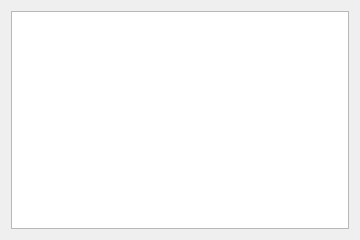
<?xml version="1.0" encoding="UTF-8"?>
<ui version="4.0"><class>Dialog</class><widget class="QDialog" name="Dialog"><property name="geometry"><rect><x>0</x><y>0</y><width>360</width><height>240</height></rect></property><property name="windowTitle"><string>#113 lists/198_list_small</string></property><layout class="QVBoxLayout" name="verticalLayout"><property name="leftMargin"><number>11</number></property><property name="topMargin"><number>11</number></property><property name="rightMargin"><number>11</number></property><property name="bottomMargin"><number>11</number></property><property name="spacing"><number>6</number></property><item><widget class="QListWidget" name="list"></widget></item></layout></widget></ui>
